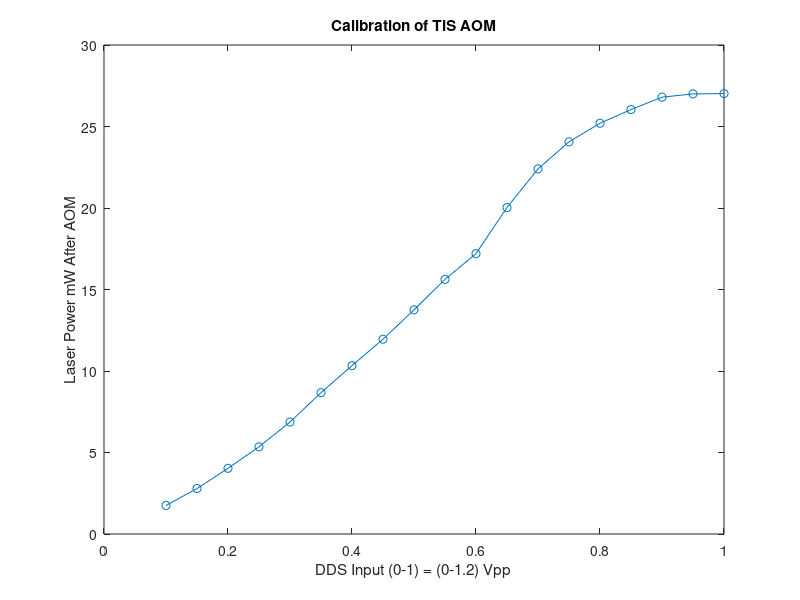

Recreate this plot in MATLAB.
% interpolate calibration data for TiS AOM

input = [0.1:0.05:1]; %Input to DDS (0-1) = (0-1.2) Vpp
lp = [1.75 2.79 4.03 5.35 6.87 8.67 10.33 11.95...
        13.75 15.62 17.2 20.03 22.4 24.06 25.2 26.04 26.8 27.0 27.02];
    
plot(input, lp, '-o');
xlabel('DDS Input (0-1) = (0-1.2) Vpp');
ylabel('Laser Power mW After AOM');
title('Calibration of TiS AOM');

% % Compare linear interpolation with a spline. 
% % The differences are very small.
% inputi = [0.5:0.005:0.7];
% i = find(input>=0.5 & input <= 0.7);
% lpi = interp1(input, lp, inputi, 'spline');
% figure(2)
% plot(input(i), lp(i), '--o', inputi, lpi);
% xlabel('DDS Input (0-1) = (0-1.2) Vpp');
% ylabel('Laser Power mW After AOM');
% title('Calibration of TiS AOM');
